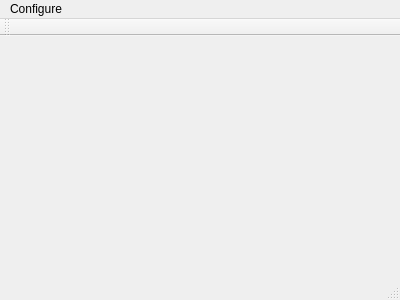
<?xml version="1.0" encoding="UTF-8"?>
<ui version="4.0">
 <class>MainWindow</class>
 <widget class="QMainWindow" name="MainWindow">
  <property name="geometry">
   <rect>
    <x>0</x>
    <y>0</y>
    <width>400</width>
    <height>300</height>
   </rect>
  </property>
  <property name="windowTitle">
   <string>MainWindow</string>
  </property>
  <widget class="QWidget" name="centralWidget">
   <layout class="QGridLayout" name="gridLayout"/>
  </widget>
  <widget class="QMenuBar" name="menuBar">
   <property name="geometry">
    <rect>
     <x>0</x>
     <y>0</y>
     <width>400</width>
     <height>25</height>
    </rect>
   </property>
   <widget class="QMenu" name="menuConfigure">
    <property name="title">
     <string>Configure</string>
    </property>
    <addaction name="actionSetting"/>
    <addaction name="separator"/>
    <addaction name="actionInitialization"/>
    <addaction name="actionClose"/>
   </widget>
   <addaction name="menuConfigure"/>
  </widget>
  <widget class="QToolBar" name="mainToolBar">
   <attribute name="toolBarArea">
    <enum>TopToolBarArea</enum>
   </attribute>
   <attribute name="toolBarBreak">
    <bool>false</bool>
   </attribute>
  </widget>
  <widget class="QStatusBar" name="statusBar"/>
  <action name="actionSetting">
   <property name="text">
    <string>Setting...</string>
   </property>
  </action>
  <action name="actionClose">
   <property name="text">
    <string>Close</string>
   </property>
  </action>
  <action name="actionInitialization">
   <property name="text">
    <string>initialization</string>
   </property>
  </action>
 </widget>
 <layoutdefault spacing="6" margin="11"/>
 <resources/>
 <connections/>
</ui>
